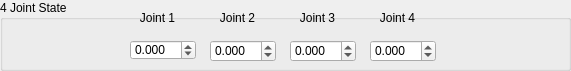
  <widget class="QGroupBox" name="JointStateGroupBox">
   <property name="geometry">
    <rect>
     <x>460</x>
     <y>190</y>
     <width>571</width>
     <height>71</height>
    </rect>
   </property>
   <property name="title">
    <string>4 Joint State</string>
   </property>
   <widget class="QDoubleSpinBox" name="doubleSpinBox_8">
    <property name="geometry">
     <rect>
      <x>130</x>
      <y>40</y>
      <width>66</width>
      <height>20</height>
     </rect>
    </property>
    <property name="decimals">
     <number>3</number>
    </property>
    <property name="minimum">
     <double>-99999.000000000000000</double>
    </property>
    <property name="maximum">
     <double>99999.000000000000000</double>
    </property>
    <property name="singleStep">
     <double>0.010000000000000</double>
    </property>
   </widget>
   <widget class="QDoubleSpinBox" name="doubleSpinBox_10">
    <property name="geometry">
     <rect>
      <x>290</x>
      <y>40</y>
      <width>66</width>
      <height>22</height>
     </rect>
    </property>
    <property name="decimals">
     <number>3</number>
    </property>
    <property name="minimum">
     <double>-999999.000000000000000</double>
    </property>
    <property name="maximum">
     <double>999999.000000000000000</double>
    </property>
    <property name="singleStep">
     <double>0.010000000000000</double>
    </property>
   </widget>
   <widget class="QDoubleSpinBox" name="doubleSpinBox_11">
    <property name="geometry">
     <rect>
      <x>210</x>
      <y>40</y>
      <width>66</width>
      <height>22</height>
     </rect>
    </property>
    <property name="decimals">
     <number>3</number>
    </property>
    <property name="minimum">
     <double>-999999.000000000000000</double>
    </property>
    <property name="maximum">
     <double>999999.000000000000000</double>
    </property>
    <property name="singleStep">
     <double>0.010000000000000</double>
    </property>
   </widget>
   <widget class="QDoubleSpinBox" name="doubleSpinBox_12">
    <property name="geometry">
     <rect>
      <x>370</x>
      <y>40</y>
      <width>66</width>
      <height>22</height>
     </rect>
    </property>
    <property name="decimals">
     <number>3</number>
    </property>
    <property name="minimum">
     <double>-999999.000000000000000</double>
    </property>
    <property name="maximum">
     <double>999999.000000000000000</double>
    </property>
    <property name="singleStep">
     <double>0.010000000000000</double>
    </property>
   </widget>
   <widget class="QLabel" name="Joint1StateLabel">
    <property name="geometry">
     <rect>
      <x>130</x>
      <y>10</y>
      <width>55</width>
      <height>16</height>
     </rect>
    </property>
    <property name="midLineWidth">
     <number>0</number>
    </property>
    <property name="text">
     <string>Joint 1</string>
    </property>
    <property name="alignment">
     <set>Qt::AlignCenter</set>
    </property>
   </widget>
   <widget class="QLabel" name="Joint2StateLabel">
    <property name="geometry">
     <rect>
      <x>210</x>
      <y>10</y>
      <width>55</width>
      <height>16</height>
     </rect>
    </property>
    <property name="midLineWidth">
     <number>0</number>
    </property>
    <property name="text">
     <string>Joint 2</string>
    </property>
    <property name="alignment">
     <set>Qt::AlignCenter</set>
    </property>
   </widget>
   <widget class="QLabel" name="Joint3StateLabel">
    <property name="geometry">
     <rect>
      <x>290</x>
      <y>10</y>
      <width>55</width>
      <height>16</height>
     </rect>
    </property>
    <property name="midLineWidth">
     <number>0</number>
    </property>
    <property name="text">
     <string>Joint 3</string>
    </property>
    <property name="alignment">
     <set>Qt::AlignCenter</set>
    </property>
   </widget>
   <widget class="QLabel" name="Joint4StateLabel">
    <property name="geometry">
     <rect>
      <x>370</x>
      <y>10</y>
      <width>55</width>
      <height>16</height>
     </rect>
    </property>
    <property name="midLineWidth">
     <number>0</number>
    </property>
    <property name="text">
     <string>Joint 4</string>
    </property>
    <property name="alignment">
     <set>Qt::AlignCenter</set>
    </property>
   </widget>
  </widget>
